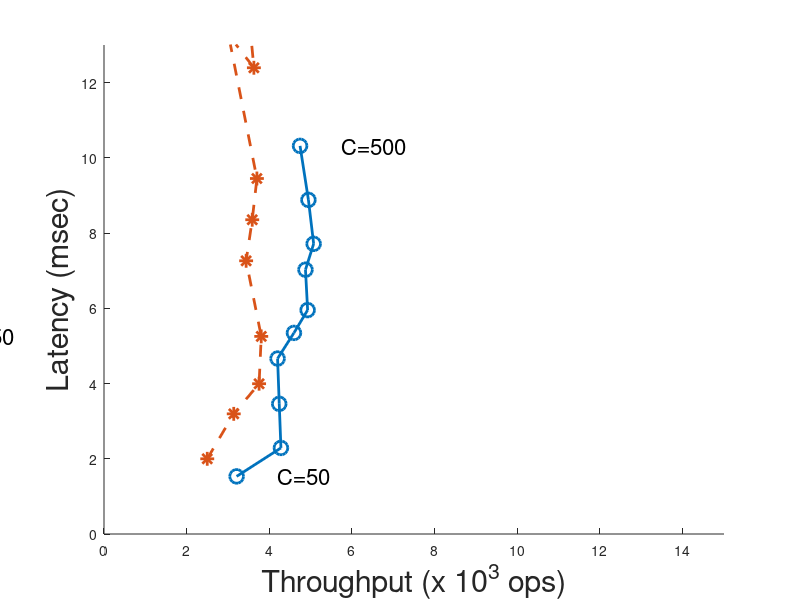

Write MATLAB code to recreate this figure. (Note: this script raises an error after producing the figure.)
mediator_10r  = load('mediator_u1_10r.txt');
omid_10r = load('omid_u1_10r.txt');
hbase_10r = load('hbase_u1_10r.txt');

set(gca, 'xtick', [0:2000:16000]);
axis([0 15000 0 13]);
hold;

xlabel('Throughput (x 10^3 ops)');
h = get(gca, 'xlabel');
set(h, 'FontSize', 22);

ylabel('Latency (msec)');
h = get(gca, 'ylabel');
set(h, 'FontSize', 22);

set(gca, 'XTick', [0 2000 4000 6000 8000 10000 12000 14000 16000]);
set(gca, 'XTickLabel', '0|2|4|6|8|10|12|14|16');
%title('Latency vs Throughput');
%h = get(gca, 'title');
%set(h, 'FontSize', 24);

plot(mediator_10r(:,2), mediator_10r(:,1)/1000, 'o-', 'LineWidth', 2, 'MarkerSize', 10);
text(mediator_10r(1,2)+1000, mediator_10r(1,1)/1000, 'C=50', 'FontSize', 16);
text(mediator_10r(10,2)+1000, mediator_10r(10,1)/1000, 'C=500', 'FontSize', 16);

plot(omid_10r(:,2), omid_10r(:,1)/1000, '*--', 'LineWidth', 2, 'MarkerSize', 10);
text(omid_10r(4,2)-7250, omid_10r(4,1)/1000, 'C=50', 'FontSize', 16)
text(omid_10r(13,2)+1000, omid_10r(13,1)/1000, 'C=500', 'FontSize', 16);

plot(hbase_10r(:,2), hbase_10r(:,1)/1000, '^--', 'LineWidth', 2, 'MarkerSize', 10);
text(hbase_10r(1,2)+1000, hbase_10r(1,1)/1000, 'C=50', 'FontSize', 16);
text(hbase_10r(10,2)+1000, hbase_10r(10,1)/1000, 'C=500', 'FontSize', 16);

legend('Mediator', 'Omid', 'HBase', 2);
set(gca, 'FontSize', 18);

print -depsc throughput_latency_u1_10r.eps
